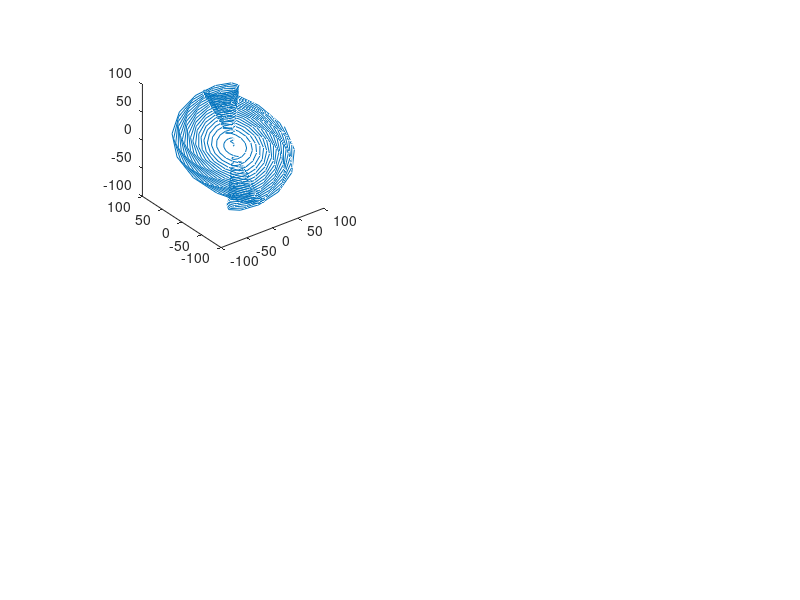

Here is the MATLAB script that generated this plot:
FOV = 0.2 ; % m
MYDIM=40;
xres = FOV/MYDIM; % m
gamma = 267.5 * 1e2 % rad/s/Gauss
Tmax = 0.005;  %s
dt = 1/(125e3) ; % s
Kmax = 1/(2*xres);
deltaK = 1/FOV;        % resolution of k-space (separation between turns)
Ntheta = 2*Kmax/deltaK;  % N. turns of the in in-plane spiral required for critical sampling in radial direction
Nphi =   Ntheta;


t=linspace(0,Tmax, Tmax/dt);
Npts = length(t);


THETA = linspace(0, Ntheta*2*pi, Npts);
PHI = linspace(-Ntheta*pi/2, Ntheta*pi/2, Npts);
R = linspace(0,Kmax^2,Npts);
R = (R).^(1/2);

kxs = []; kys = [];kzs=[];
figure(1)
subplot(221)
for dphi = PHI
    
    % [kx, ky, kz] = sph2cart(THETA , dphi*ones(size(R)) , R);
    % [kx, ky, kz] = sph2cart(THETA ,sin(PHI) , R);
    [kx, ky, kz] = sph2cart(THETA ,(PHI) +dphi , R);
    kxs = [kxs; kx'];
    kys = [kys; ky'];
    kzs = [kzs; kz'];
    
    plot3(kx,ky,kz);axis([-100 100 -100 100 -100 100]); axis square
    drawnow
    pause(0.1)
    %hold on
    
    
end
hold off
return
% plot gradients for last shot
Gx = diff(kx) / dt / gamma;
Gy = diff(ky) / dt / gamma;
Gz = diff(kz) / dt / gamma;

xslew = diff(Gx)/dt; % this should come out in gauss/m/s
yslew = diff(Gy)/dt; %
zslew = diff(Gz)/dt; %

subplot(222)
plot(Gx,'r'); hold on
plot(Gy,'g');
plot(Gz,'b');hold off

figure(2)
%% Now simulate an object

im = phantom3d(MYDIM);
kim = fftshift(fftn(fftshift(im)));
subplot(221)
lightbox(im); title('The object')
subplot(222)
lightbox(abs(kim),[0 1000],[]); title('THe K-space version of the object')

% a k-space grid

[kx , ky, kz ]= meshgrid( ...
    linspace(-Kmax,Kmax,MYDIM), ...
    linspace(-Kmax,Kmax,MYDIM), ...
    linspace(-Kmax,Kmax,MYDIM));

signal = interp3(kx, ky, kz, kim, kxs, kys, kzs);
figure(1)
subplot(212)
plot(real(signal)); hold on;
plot(imag(signal),'r');
title('All the echoes concatenated')

%Now do the reconstruction
% step 1- regrid the k-space data:

kim2 = griddata3(kxs, kys, kzs, signal, kx, ky, kz);
% kim2 = interp3(kxs, kys, kzs, signal, kx, ky, kz);

figure(2); subplot(224)
lightbox(abs(kim2),[0 1000],[]); title('The re-gridded k-space image')

% step 2: do the FFT recon:
% where the interpolation returned NaN, we must put in zeros
kim2(isnan(kim2)) = 0;
im2 = fftshift(ifftn(fftshift(kim2)));

subplot(223)
lightbox(abs(im2)); title('The reconned image')
